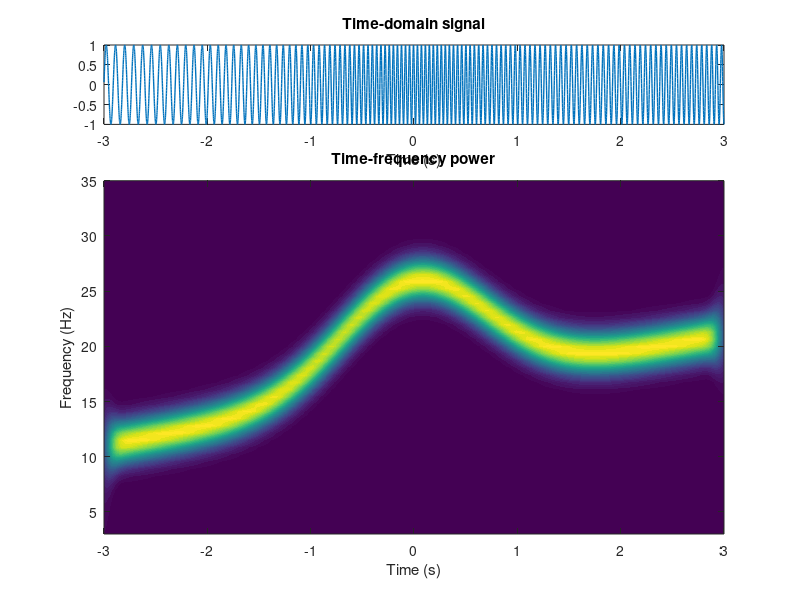
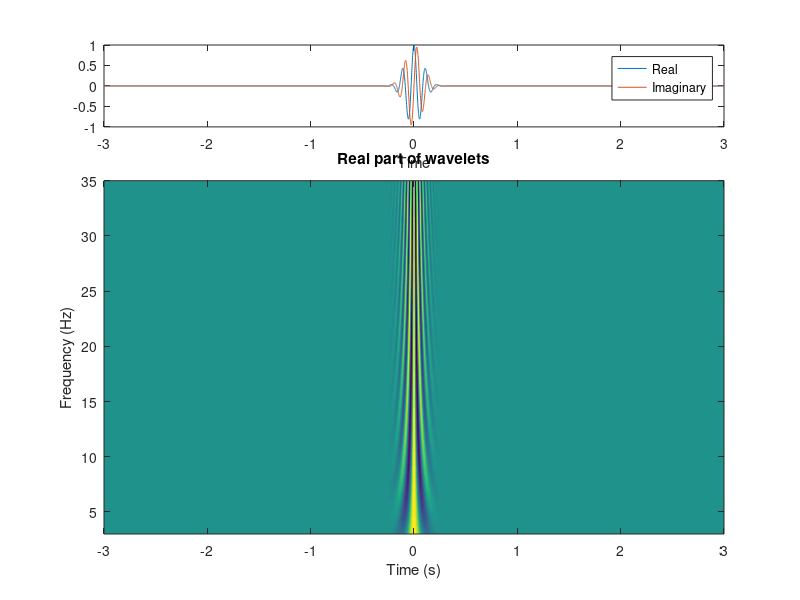

MATLAB code for these plots, in order:
%%
%     COURSE: Signal processing and image processing in MATLAB and Python
%    SECTION: Wavelet analysis
%      VIDEO: Time-frequency analysis with complex wavelets
% Instructor: sincxpress.com
%
%%

% create signal
srate = 1000;
time  = -3:1/srate:3;
pnts  = length(time);
freqmod = exp(-time.^2)*10+10;
freqmod = freqmod + linspace(0,10,pnts);
signal  = sin( 2*pi * (time + cumsum(freqmod)/srate) );


% plot the signal
figure(1), clf
subplot(411)
plot(time,signal,'linew',1)
xlabel('Time (s)')
title('Time-domain signal')

%% create complex Morlet wavelets

% wavelet parameters
nfrex = 50; % 50 frequencies
frex  = linspace(3,35,nfrex);
fwhm  = .2; % full-width at half-maximum in seconds

% initialize matrices for wavelets
wavelets = zeros(nfrex,pnts);

% create complex Morlet wavelet family
for wi=1:nfrex
    % Gaussian
    gaussian = exp( -(4*log(2)*time.^2) / fwhm^2 );
    
    % complex Morlet wavelet
    wavelets(wi,:) = exp(1i*2*pi*frex(wi)*time) .* gaussian;
end

% show the wavelets
figure(2), clf
subplot(411)
plot(time,real(wavelets(10,:)), time,imag(wavelets(10,:)))
xlabel('Time')
legend({'Real';'Imaginary'})

subplot(4,1,2:4)
contourf(time,frex,real(wavelets),40,'linecolor','none')
xlabel('Time (s)'), ylabel('Frequency (Hz)')
title('Real part of wavelets')

%% run convolution using FFTs

% convolution parameters
nconv = pnts*2-1; % M+N-1
halfk = floor(pnts/2)+1;

% Fourier spectrum of the signal
sigX = fft(signal,nconv);

% initialize time-frequency matrix
tf = zeros(nfrex,pnts);


% convolution per frequency
for fi=1:nfrex
    
    % FFT of the wavelet
    waveX = fft(wavelets(fi,:),nconv);
    % amplitude-normalize the wavelet
    waveX = waveX./max(waveX);
    
    % convolution
    convres = ifft( waveX.*sigX );
    % trim the "wings"
    convres = convres(halfk:end-halfk+1);
    
    % extract power from complex signal
    tf(fi,:) = abs(convres).^2;
end

%% plot the results

figure(1)
subplot(4,1,[2 3 4])
contourf(time,frex,tf,40,'linecolor','none')
xlabel('Time (s)'), ylabel('Frequency (Hz)')
title('Time-frequency power')

%% done.
